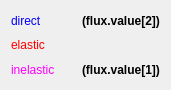
<?xml version="1.0" encoding="UTF-8"?>
<ui version="4.0">
 <class>Form</class>
 <widget class="QWidget" name="Form">
  <property name="geometry">
   <rect>
    <x>0</x>
    <y>0</y>
    <width>171</width>
    <height>90</height>
   </rect>
  </property>
  <property name="sizePolicy">
   <sizepolicy hsizetype="Minimum" vsizetype="Expanding">
    <horstretch>0</horstretch>
    <verstretch>0</verstretch>
   </sizepolicy>
  </property>
  <property name="windowTitle">
   <string>Form</string>
  </property>
  <layout class="QGridLayout" name="gridLayout">
   <item row="0" column="1">
    <widget class="ValueLabel" name="valueLabel">
     <property name="font">
      <font>
       <bold>true</bold>
      </font>
     </property>
     <property name="text">
      <string>(flux.value[2])</string>
     </property>
     <property name="key" stdset="0">
      <string>flux.value[2]</string>
     </property>
     <property name="fmtstr" stdset="0">
      <string>%.1f</string>
     </property>
    </widget>
   </item>
   <item row="2" column="0">
    <widget class="QLabel" name="label_3">
     <property name="palette">
      <palette>
       <active>
        <colorrole role="WindowText">
         <brush brushstyle="SolidPattern">
          <color alpha="255">
           <red>255</red>
           <green>0</green>
           <blue>255</blue>
          </color>
         </brush>
        </colorrole>
       </active>
       <inactive>
        <colorrole role="WindowText">
         <brush brushstyle="SolidPattern">
          <color alpha="255">
           <red>255</red>
           <green>0</green>
           <blue>255</blue>
          </color>
         </brush>
        </colorrole>
       </inactive>
       <disabled>
        <colorrole role="WindowText">
         <brush brushstyle="SolidPattern">
          <color alpha="255">
           <red>143</red>
           <green>146</green>
           <blue>147</blue>
          </color>
         </brush>
        </colorrole>
       </disabled>
      </palette>
     </property>
     <property name="text">
      <string>inelastic</string>
     </property>
     <property name="key" stdset="0">
      <string>flux.value[1]</string>
     </property>
    </widget>
   </item>
   <item row="1" column="1">
    <widget class="ValueLabel" name="valueLabel_2">
     <property name="font">
      <font>
       <bold>true</bold>
      </font>
     </property>
     <property name="key" stdset="0">
      <string>flux.value[0]</string>
     </property>
     <property name="fmtstr" stdset="0">
      <string>%.1f</string>
     </property>
    </widget>
   </item>
   <item row="0" column="0">
    <widget class="QLabel" name="label">
     <property name="palette">
      <palette>
       <active>
        <colorrole role="WindowText">
         <brush brushstyle="SolidPattern">
          <color alpha="255">
           <red>0</red>
           <green>0</green>
           <blue>255</blue>
          </color>
         </brush>
        </colorrole>
       </active>
       <inactive>
        <colorrole role="WindowText">
         <brush brushstyle="SolidPattern">
          <color alpha="255">
           <red>0</red>
           <green>0</green>
           <blue>255</blue>
          </color>
         </brush>
        </colorrole>
       </inactive>
       <disabled>
        <colorrole role="WindowText">
         <brush brushstyle="SolidPattern">
          <color alpha="255">
           <red>143</red>
           <green>146</green>
           <blue>147</blue>
          </color>
         </brush>
        </colorrole>
       </disabled>
      </palette>
     </property>
     <property name="text">
      <string>direct</string>
     </property>
    </widget>
   </item>
   <item row="1" column="0">
    <widget class="QLabel" name="label_2">
     <property name="palette">
      <palette>
       <active>
        <colorrole role="WindowText">
         <brush brushstyle="SolidPattern">
          <color alpha="255">
           <red>255</red>
           <green>0</green>
           <blue>0</blue>
          </color>
         </brush>
        </colorrole>
       </active>
       <inactive>
        <colorrole role="WindowText">
         <brush brushstyle="SolidPattern">
          <color alpha="255">
           <red>255</red>
           <green>0</green>
           <blue>0</blue>
          </color>
         </brush>
        </colorrole>
       </inactive>
       <disabled>
        <colorrole role="WindowText">
         <brush brushstyle="SolidPattern">
          <color alpha="255">
           <red>143</red>
           <green>146</green>
           <blue>147</blue>
          </color>
         </brush>
        </colorrole>
       </disabled>
      </palette>
     </property>
     <property name="text">
      <string>elastic</string>
     </property>
    </widget>
   </item>
   <item row="2" column="1">
    <widget class="ValueLabel" name="valueLabel_3">
     <property name="font">
      <font>
       <bold>true</bold>
      </font>
     </property>
     <property name="text">
      <string>(flux.value[1])</string>
     </property>
     <property name="key" stdset="0">
      <string>flux.value[1]</string>
     </property>
     <property name="fmtstr" stdset="0">
      <string>%.1f</string>
     </property>
    </widget>
   </item>
  </layout>
 </widget>
 <customwidgets>
  <customwidget>
   <class>ValueLabel</class>
   <extends>QLabel</extends>
   <header>nicos.guisupport.display</header>
  </customwidget>
 </customwidgets>
 <resources/>
 <connections/>
</ui>
